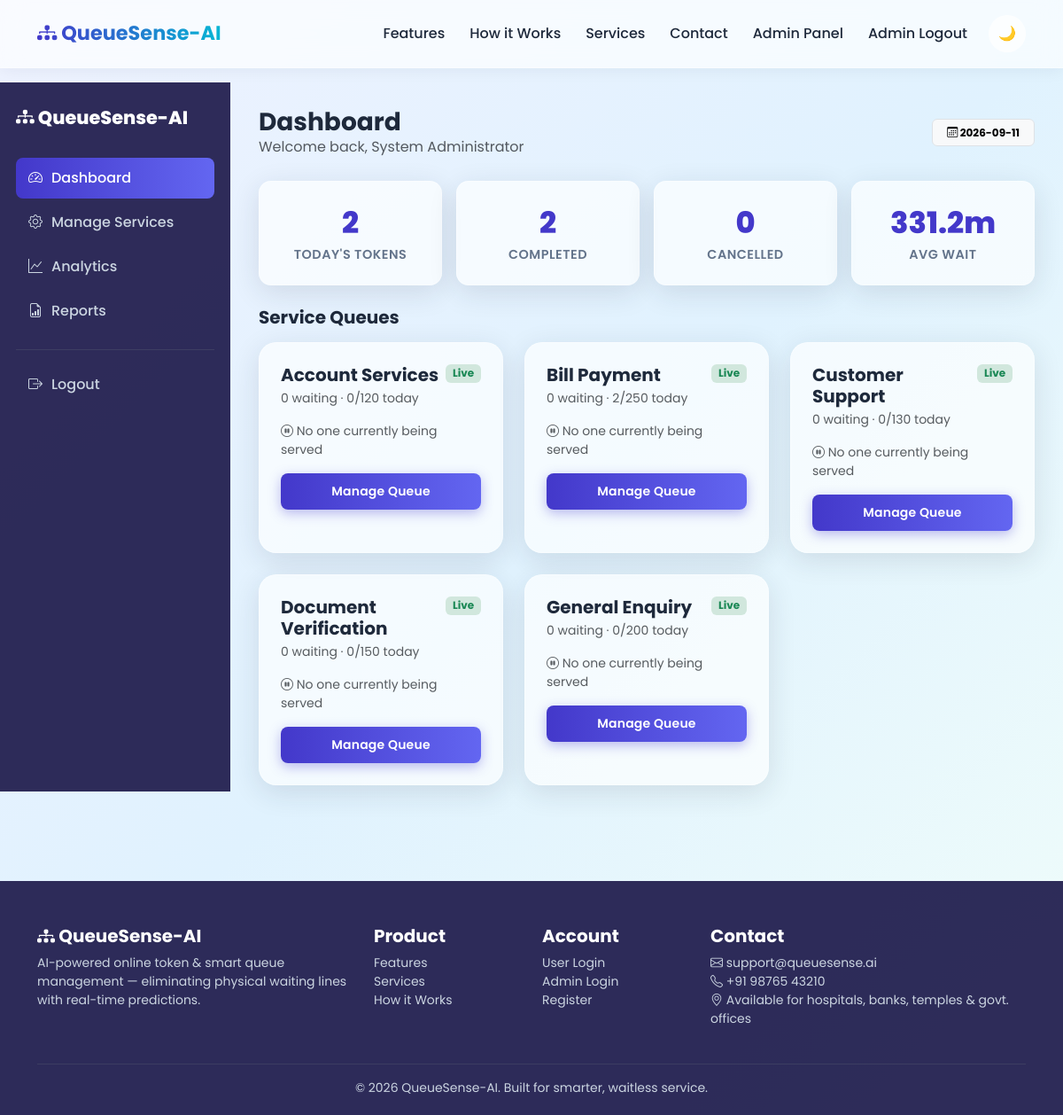
Screenshot of /admin/dashboard (signed in) with the database file from the repository.
### tables this page shows
CREATE TABLE services (
    id INTEGER PRIMARY KEY AUTOINCREMENT,
    name TEXT UNIQUE NOT NULL,
    description TEXT,
    counters INTEGER NOT NULL DEFAULT 1,
    avg_service_minutes REAL NOT NULL DEFAULT 5.0,
    max_daily_tokens INTEGER NOT NULL DEFAULT 150,
    is_active INTEGER NOT NULL DEFAULT 1,
    is_paused INTEGER NOT NULL DEFAULT 0,
    created_at TEXT NOT NULL DEFAULT (datetime('now'))
);

### app.py (the view)
@admin_bp.route("/dashboard")
@admin_required
def dashboard():
    summary = analytics.todays_summary()
    services = token_manager.get_all_services()
    service_states = []
    for s in services:
        live_queue = queue_manager.get_live_queue(s["id"])
        current = queue_manager.get_current_serving(s["id"])
        service_states.append({
            "service": s,
            "queue_length": len(live_queue),
            "current_serving": current,
            "daily_count": token_manager.daily_token_count(s["id"]),
        })
    return render_template(
        "admin_dashboard.html",
        summary=summary,
        service_states=service_states,
    )

### app.py (called while the page is built)
def admin_required(f):
    @wraps(f)
    def wrapper(*args, **kwargs):
        if "admin_id" not in session:
            flash("Admin login required.", "warning")
            return redirect(url_for("auth.admin_login"))
        return f(*args, **kwargs)
    return wrapper

### database.py (called while the page is built)
def today_str() -> str:
    return datetime.now().strftime("%Y-%m-%d")

    def get_connection(self) -> sqlite3.Connection:
        conn = sqlite3.connect(self.db_path, timeout=10)
        conn.row_factory = sqlite3.Row
        conn.execute("PRAGMA foreign_keys = ON")
        return conn

    @contextmanager
    def cursor(self, commit: bool = False):
        conn = self.get_connection()
        cur = conn.cursor()
        try:
            yield cur
            if commit:
                conn.commit()
        except Exception:
            conn.rollback()
            logger.exception("Database operation failed, transaction rolled back")
            raise
        finally:
            conn.close()

    def execute(self, query: str, params: tuple = (), commit: bool = False):
        with self.cursor(commit=commit) as cur:
            cur.execute(query, params)
            if commit:
                return cur.lastrowid
            return cur.fetchall()

    def execute_one(self, query: str, params: tuple = ()):
        with self.cursor() as cur:
            cur.execute(query, params)
            return cur.fetchone()

### queue_manager.py (called while the page is built)
def get_live_queue(service_id: int, queue_date: str = None):
    queue_date = queue_date or today_str()
    rows = db.execute(
        """SELECT t.*, u.full_name as user_name FROM tokens t
           JOIN users u ON t.user_id = u.id
           WHERE t.service_id = ? AND t.queue_date = ? AND t.status IN ('waiting', 'called')
           ORDER BY t.booked_at""",
        (service_id, queue_date),
    )
    return sorted(rows, key=lambda t: (PRIORITY_RANK.get(t["priority"], 2), t["booked_at"]))

def get_current_serving(service_id: int, queue_date: str = None):
    queue_date = queue_date or today_str()
    return db.execute_one(
        """SELECT t.*, u.full_name as user_name FROM tokens t
           JOIN users u ON t.user_id = u.id
           WHERE t.service_id = ? AND t.queue_date = ? AND t.status IN ('called', 'serving')
           ORDER BY t.called_at DESC LIMIT 1""",
        (service_id, queue_date),
    )

### templates/admin_dashboard.html (shortened to what this page needs)
{% extends "admin_base.html" %}
{% block admin_page_title %}
  {% if selected_service %}{{ selected_service.name }} — Live Queue
  {% elif manage_mode %}Manage Services
  {% else %}Dashboard{% endif %}
{% endblock %}
{% block admin_content %}
{% if not selected_service and not manage_mode %}
  <div class="row g-3 mb-4">
    <div class="col-6 col-md-3"><div class="qs-stat-card glass-card qs-animate-in"><div class="qs-stat-value">{{ summary.total_tokens }}</div><div class="qs-stat-label">Today's Tokens</div></div></div>
    <div class="col-6 col-md-3"><div class="qs-stat-card glass-card qs-animate-in"><div class="qs-stat-value">{{ summary.completed_tokens }}</div><div class="qs-stat-label">Completed</div></div></div>
    <div class="col-6 col-md-3"><div class="qs-stat-card glass-card qs-animate-in"><div class="qs-stat-value">{{ summary.cancelled_tokens }}</div><div class="qs-stat-label">Cancelled</div></div></div>
    <div class="col-6 col-md-3"><div class="qs-stat-card glass-card qs-animate-in"><div class="qs-stat-value">{{ summary.avg_wait_minutes }}m</div><div class="qs-stat-label">Avg Wait</div></div></div>
  </div>
  <h5 class="fw-bold mb-3">Service Queues</h5>
  <div class="row g-4">
    {% for state in service_states %}
    <div class="col-md-6 col-lg-4">
      <div class="glass-card p-4 h-100">
        <div class="d-flex justify-content-between align-items-start">
          <h5 class="fw-bold mb-1">{{ state.service.name }}</h5>
          {% if state.service.is_paused %}
            <span class="badge bg-danger-subtle text-danger">Paused</span>
          {% else %}
            <span class="badge bg-success-subtle text-success">Live</span>
          {% endif %}
        </div>
        <p class="text-muted small mb-3">{{ state.queue_length }} waiting · {{ state.daily_count }}/{{ state.service.max_daily_tokens }} today</p>
        {% if state.current_serving %}
        <p class="small mb-3"><i class="bi bi-arrow-right-circle-fill text-primary"></i> Now serving: <strong>{{ state.current_serving.token_number }}</strong></p>
        {% else %}
        <p class="small text-muted mb-3"><i class="bi bi-pause-circle"></i> No one currently being served</p>
        {% endif %}
        <a href="{{ url_for('admin.view_queue', service_id=state.service.id) }}" class="btn btn-qs-primary btn-sm w-100">Manage Queue</a>
      </div>
    </div>
    {% endfor %}
  </div>
{% endif %}
{% endblock %}

### static/css/style.css (style rules this page uses)
:root { --qs-primary: #4338CA; --qs-primary-light: #6366F1; --qs-accent: #06B6D4; --qs-success: #10B981; --qs-warning: #F59E0B; --qs-danger: #EF4444; --qs-bg-gradient: linear-gradient(135deg, #EEF2FF 0%, #E0F2FE 50%, #F0FDFA 100%); --qs-card-bg: rgba(255, 255, 255, 0.65); --qs-card-border: rgba(255, 255, 255, 0.35); --qs-text-main: #1E293B; --qs-text-muted: #64748B; --qs-sidebar-bg: rgba(30, 27, 75, 0.92); --qs-shadow: 0 8px 32px rgba(31, 41, 55, 0.12); --qs-radius-lg: 20px; --qs-radius-md: 14px; --qs-radius-sm: 8px; --qs-font: 'Poppins', 'Segoe UI', system-ui, -apple-system, sans-serif; }
* { box-sizing: border-box; }
html, body { min-height: 100vh; font-family: var(--qs-font); background: var(--qs-bg-gradient); color: var(--qs-text-main); transition: background 0.4s ease, color 0.4s ease; }
a { text-decoration: none; }
.glass-card { background: var(--qs-card-bg); border: 1px solid var(--qs-card-border); border-radius: var(--qs-radius-lg); box-shadow: var(--qs-shadow); backdrop-filter: blur(18px); -webkit-backdrop-filter: blur(18px); transition: transform 0.25s ease, box-shadow 0.25s ease; }
.btn-qs-primary { background: linear-gradient(90deg, var(--qs-primary), var(--qs-primary-light)); color: #fff; border: none; border-radius: var(--qs-radius-sm); padding: 10px 24px; font-weight: 600; letter-spacing: 0.2px; transition: transform 0.2s ease, box-shadow 0.2s ease; box-shadow: 0 4px 14px rgba(67, 56, 202, 0.35); }
.qs-stat-card { padding: 22px; border-radius: var(--qs-radius-md); text-align: center; }
.qs-stat-card .qs-stat-value { font-size: 2.1rem; font-weight: 800; color: var(--qs-primary); }
.qs-stat-card .qs-stat-label { color: var(--qs-text-muted); font-size: 0.9rem; font-weight: 600; text-transform: uppercase; letter-spacing: 0.5px; }
.qs-animate-in { animation: qs-count-pop 0.5s ease both; }

### rows the page displays
services: service.name "Account Services", service.max_daily_tokens "120"
services: service.name "Bill Payment", service.max_daily_tokens "250"
services: service.name "Customer Support", service.max_daily_tokens "130"
services: service.name "Document Verification", service.max_daily_tokens "150"
services: service.name "General Enquiry", service.max_daily_tokens "200"

### other values shown
{{ session.get('admin_name', 'Admin') }} "System Administrator"
{{ summary.total_tokens }} "2"
{{ summary.completed_tokens }} "2"
{{ summary.cancelled_tokens }} "0"
{{ summary.avg_wait_minutes }} "331.2"
{{ state.queue_length }} "0" "0" "0" "0" "0"
{{ state.daily_count }} "0" "2" "0" "0" "0"
